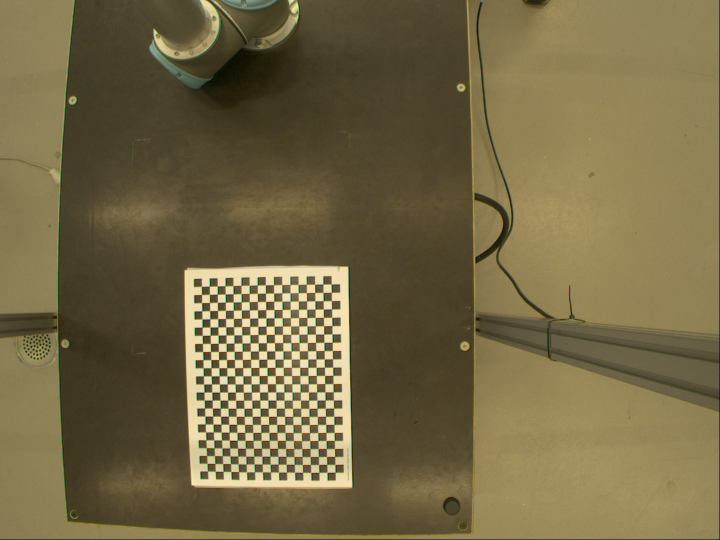
#> input picture cal_images/cali1.png, 1440 x 1080 px (shown at 1/2 size); its folder holds 5 pictures in this run
$ python cameraCalibration.py
#> lines starting #> are read from the running program, lines starting #| are printed output that depends on the picture; after the words box and inside, x2 and y2 are one past the last pixel; in counts of white or black regions, pixels touching at a corner belong together
import numpy as np
import cv2 as cv
import glob

######### FIND CHESSBOARD CORNERS - OBJECT POINTS AND IMAGE POINTS ###############

chessboardSize = (24, 17)
frameSize = (1440, 1080)


# termination criteria (precision of corners of chessboards)
criteria = (cv.TERM_CRITERIA_EPS + cv.TERM_CRITERIA_MAX_ITER, 30, 0.001)


# prepare object points, like (0,0,0), (1,0,0), (2,0,0) ....,(6,5,0)
objp = np.zeros((chessboardSize[0] * chessboardSize[1], 3), np.float32)
objp[:, :2] = np.mgrid[0:chessboardSize[0],
                       0:chessboardSize[1]].T.reshape(-1, 2)

size_of_chessboard_squares_mm = 20
objp = objp * size_of_chessboard_squares_mm


# Arrays to store object points and image points from all the images.
objpoints = []  # 3d point in real world space
imgpoints = []  # 2d points in image plane.


images = glob.glob('cal_images/*.png')

for image in images:

    img = cv.imread(image)
#> img is the input picture: shape (1080, 1440, 3); mean B, G, R 69.3, 103.9, 116.1
    gray = cv.cvtColor(img, cv.COLOR_BGR2GRAY)
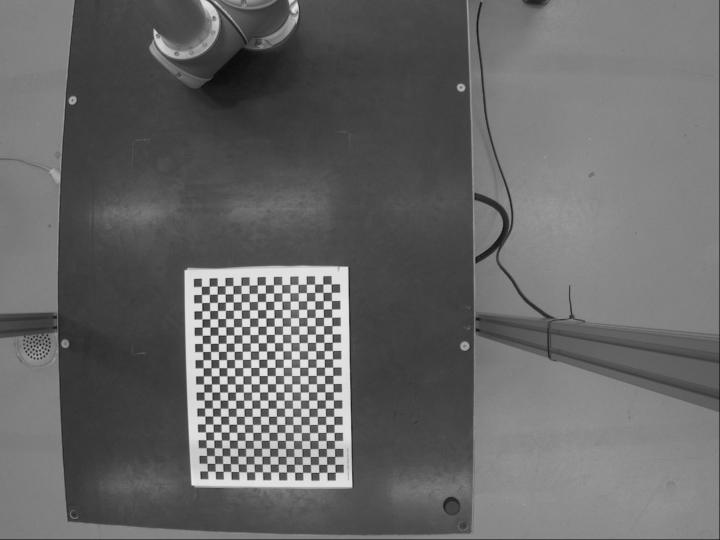
#> gray: shape (1080, 1440) (shown at 1/2 size); min 0, max 244, mean 103.6

    # Find the chess board corners
    ret, corners = cv.findChessboardCorners(gray, chessboardSize, None)
#> ret = True; corners = 408 rows, first 8: [415.7, 942.6], [414.7, 927.8], [414.2, 911.9], [412.8, 896.3], [412.5, 880.3], [411.9, 864.8], [411, 848.7], [410.6, 832.7]

    # If found, add object points, image points (after refining them)
    if ret == True:

        objpoints.append(objp)
        corners2 = cv.cornerSubPix(
            gray, corners, (11, 11), (-1, -1), criteria)  # default params
#> corners2 = 408 rows, first 8: [415.5, 942.6], [414.6, 927.3], [414.1, 911.7], [412.9, 895.9], [412.5, 880.3], [411.8, 864.5], [410.9, 848.6], [410.4, 832.6]
        imgpoints.append(corners)

        # Draw and display the corners
        cv.drawChessboardCorners(img, chessboardSize, corners2, ret)
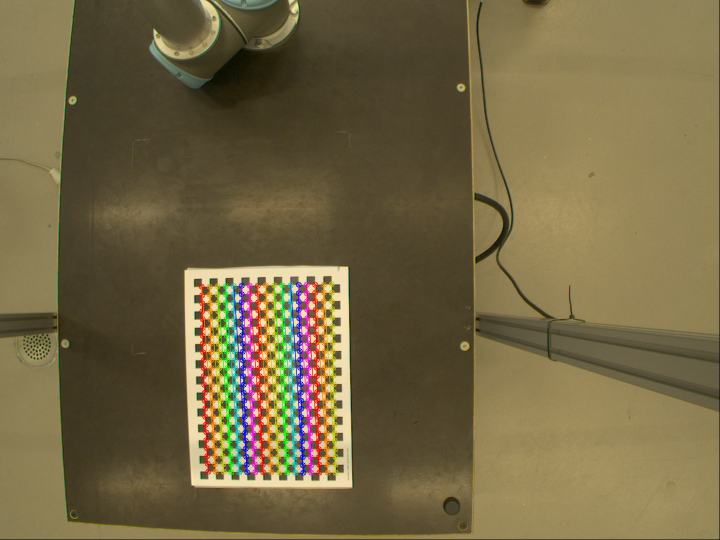
#> img: shape (1080, 1440, 3) (shown at 1/2 size); 4.02% of pixels changed, all inside (x1, y1, x2, y2) = (397, 562, 678, 952)
        cv.imshow('img', img)
        cv.waitKey(1000)  # 1000ms
#> pass 2 of the loop `for image in images:`:
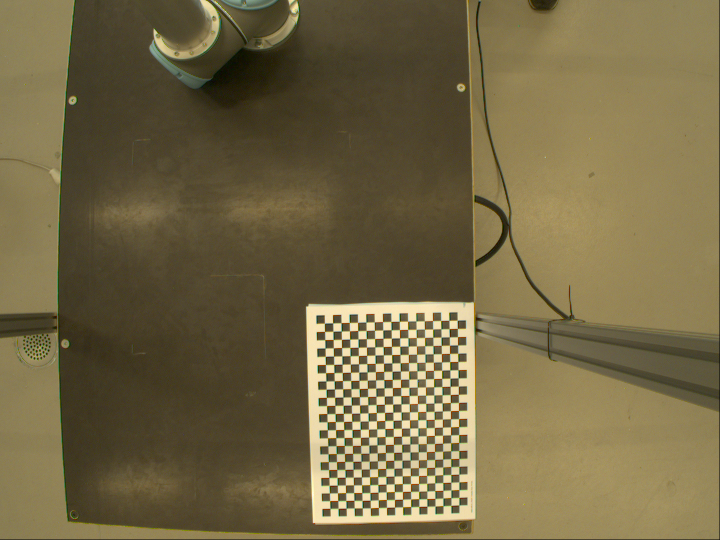
#> input picture cal_images/cali2.png, 1440 x 1080 px (shown at 1/2 size)
#> img is the input picture: shape (1080, 1440, 3); mean B, G, R 69.4, 103.8, 116
#> `gray = cv.cvtColor(img, cv.COLOR_BGR2GRAY)`:
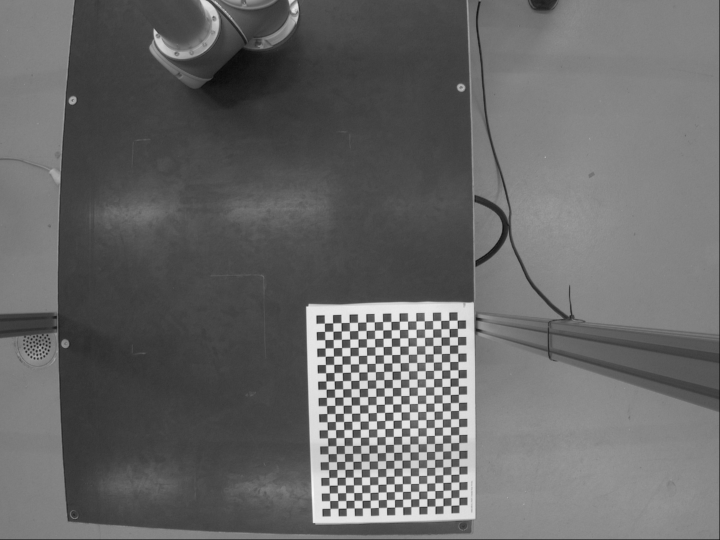
#> gray: shape (1080, 1440) (shown at 1/2 size); min 0, max 251, mean 103.5
#> corners = 408 rows, first 8: [660.6, 1017.3], [660.2, 1002], [659.5, 986.5], [659, 971.6], [658.5, 955.5], [658.2, 939.9], [657.4, 924.1], [656.7, 908.3]
#> corners2 = 408 rows, first 8: [660.6, 1017.2], [660.1, 1001.8], [659.4, 986.5], [658.7, 971.1], [658.5, 955.5], [657.9, 939.8], [657.3, 924], [656.6, 908.2]
#> `cv.drawChessboardCorners(img, chessboardSize, corners2, ret)`:
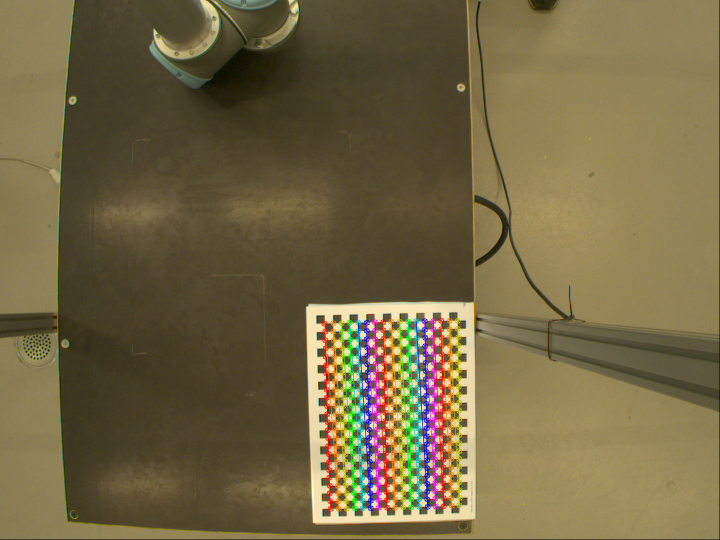
#> img: shape (1080, 1440, 3) (shown at 1/2 size); 4.02% of pixels changed, all inside (x1, y1, x2, y2) = (643, 635, 926, 1024)
#> pass 3 of the loop `for image in images:`:
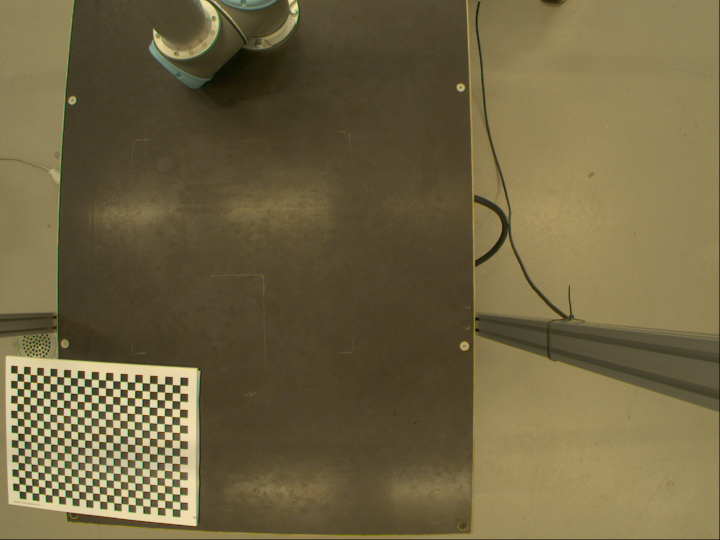
#> input picture cal_images/cali3.png, 1440 x 1080 px (shown at 1/2 size)
#> img is the input picture: shape (1080, 1440, 3); mean B, G, R 66.4, 100.3, 112.1
#> `gray = cv.cvtColor(img, cv.COLOR_BGR2GRAY)`:
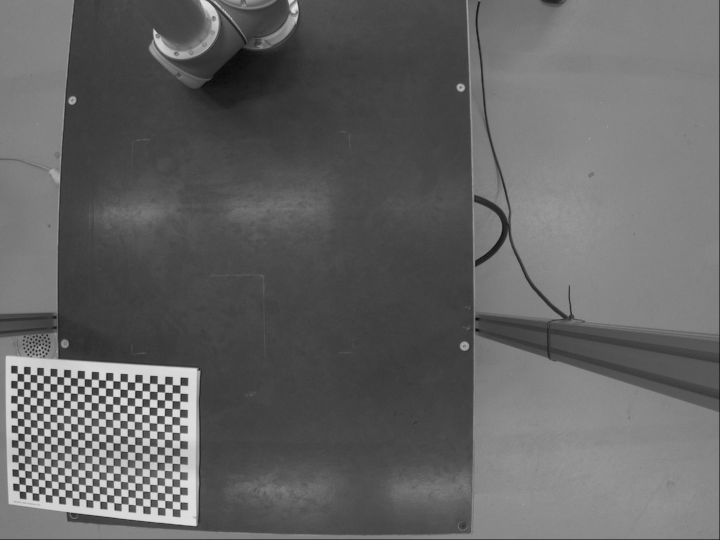
#> gray: shape (1080, 1440) (shown at 1/2 size); min 0, max 248, mean 100
#> corners = 408 rows, first 8: [35.19, 747.5], [48.02, 748.3], [60.8, 749.7], [74.33, 750.4], [87.34, 751.8], [100.7, 752.5], [114.4, 753.8], [128.1, 754.5]
#> corners2 = 408 rows, first 8: [34.9, 747], [48.09, 748.2], [54.89, 749], [74.32, 750.3], [87.02, 751.3], [100.7, 752.4], [114.3, 753.5], [128, 754.5]
#> `cv.drawChessboardCorners(img, chessboardSize, corners2, ret)`:
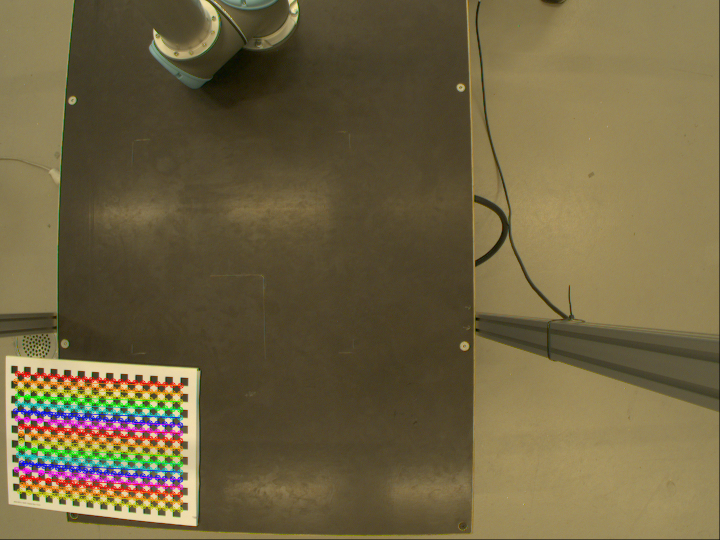
#> img: shape (1080, 1440, 3) (shown at 1/2 size); 3.62% of pixels changed, all inside (x1, y1, x2, y2) = (25, 741, 368, 1026)
#> the loop made 5 passes; the first 3 are shown


cv.destroyAllWindows()


############## CALIBRATION #######################################################

ret, cameraMatrix, dist, rvecs, tvecs = cv.calibrateCamera(
    objpoints, imgpoints, frameSize, None, None)

print("Camera Calibrated: ", ret)
print("\nCamera Matrix:\n", cameraMatrix)
print("\nDistortion Parameters:\n", dist)
print("\nRotation Vectors:\n", rvecs)
print("\nTranslation Vectors:\n", tvecs)


############## UNDISTORTION #####################################################

img = cv.imread('cal_images/cali5.png')
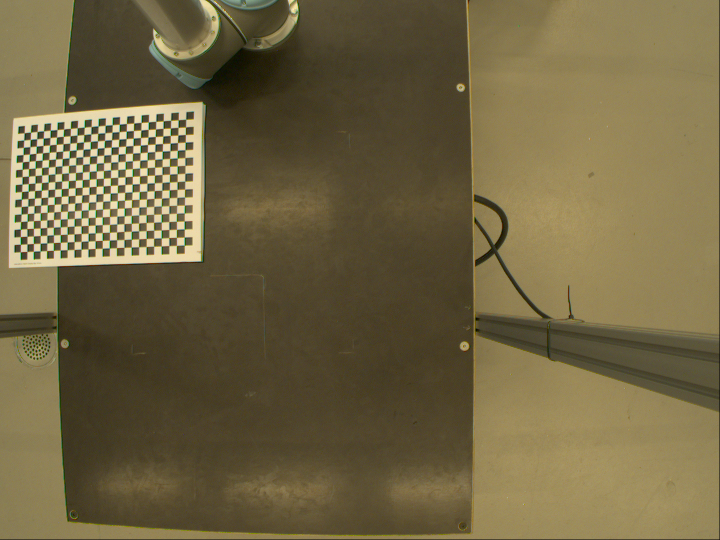
#> input picture cal_images/cali5.png, 1440 x 1080 px (shown at 1/2 size)
#> img is the input picture: shape (1080, 1440, 3); mean B, G, R 67.1, 101, 112.8
h,  w = img.shape[:2]
#> h = 1080; w = 1440
newCameraMatrix, roi = cv.getOptimalNewCameraMatrix(
    cameraMatrix, dist, (w, h), 1, (w, h))


# Undistort
dst = cv.undistort(img, cameraMatrix, dist, None, newCameraMatrix)

# crop the image
x, y, w, h = roi
dst = dst[y:y+h, x:x+w]
#> dst: shape (942, 1287, 3)
cv.imwrite('cal_images/caliResult1.png', dst)


# Undistort with Remapping
mapx, mapy = cv.initUndistortRectifyMap(
    cameraMatrix, dist, None, newCameraMatrix, (w, h), 5)
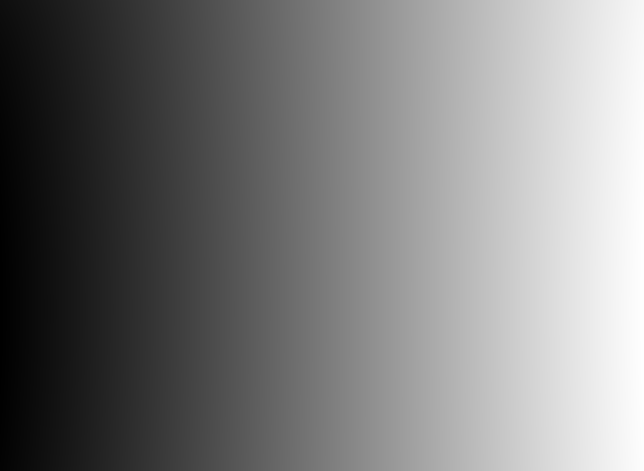
#> mapx: shape (942, 1287) float32 (shown at 1/2 size); min -76.04, max 1352.4, mean 620.2; drawn with min black and max white
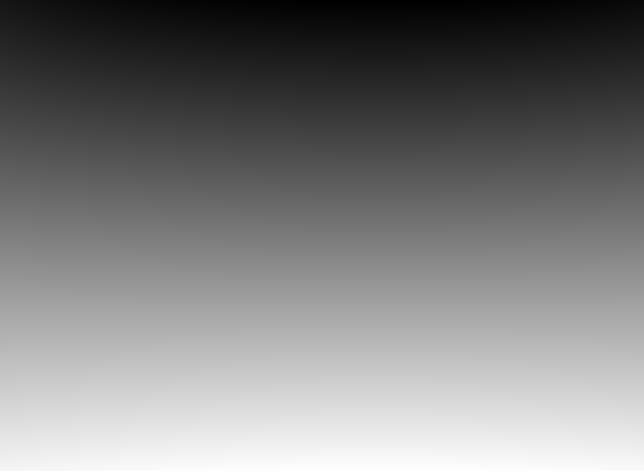
#> mapy: shape (942, 1287) float32 (shown at 1/2 size); min -88.13, max 980, mean 436.3; drawn with min black and max white
dst = cv.remap(img, mapx, mapy, cv.INTER_LINEAR)
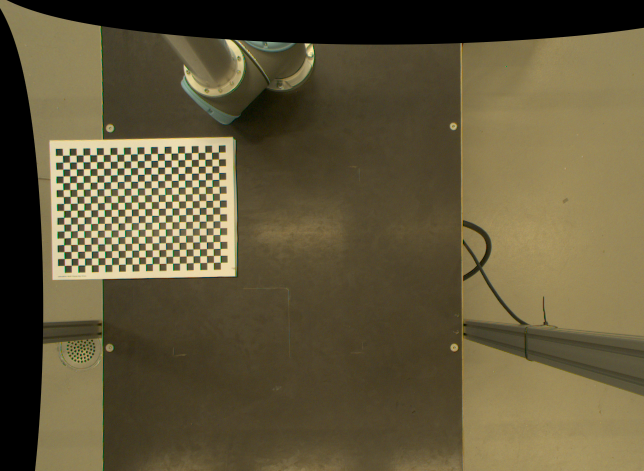
#> dst: shape (942, 1287, 3) (shown at 1/2 size); mean B, G, R 58.6, 87.4, 97.3

# crop the image
x, y, w, h = roi
dst = dst[y:y+h, x:x+w]
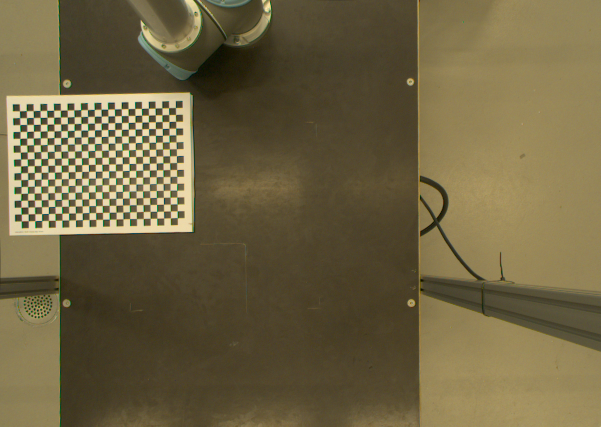
#> dst: shape (853, 1201, 3) (shown at 1/2 size); mean B, G, R 66.7, 99.7, 111.1
cv.imwrite('cal_images/caliResult2.png', dst)


# Reprojection Error
mean_error = 0

for i in range(len(objpoints)):
    imgpoints2, _ = cv.projectPoints(
        objpoints[i], rvecs[i], tvecs[i], cameraMatrix, dist)
    error = cv.norm(imgpoints[i], imgpoints2, cv.NORM_L2)/len(imgpoints2)
    mean_error += error

print("total error: {}".format(mean_error/len(objpoints)))
